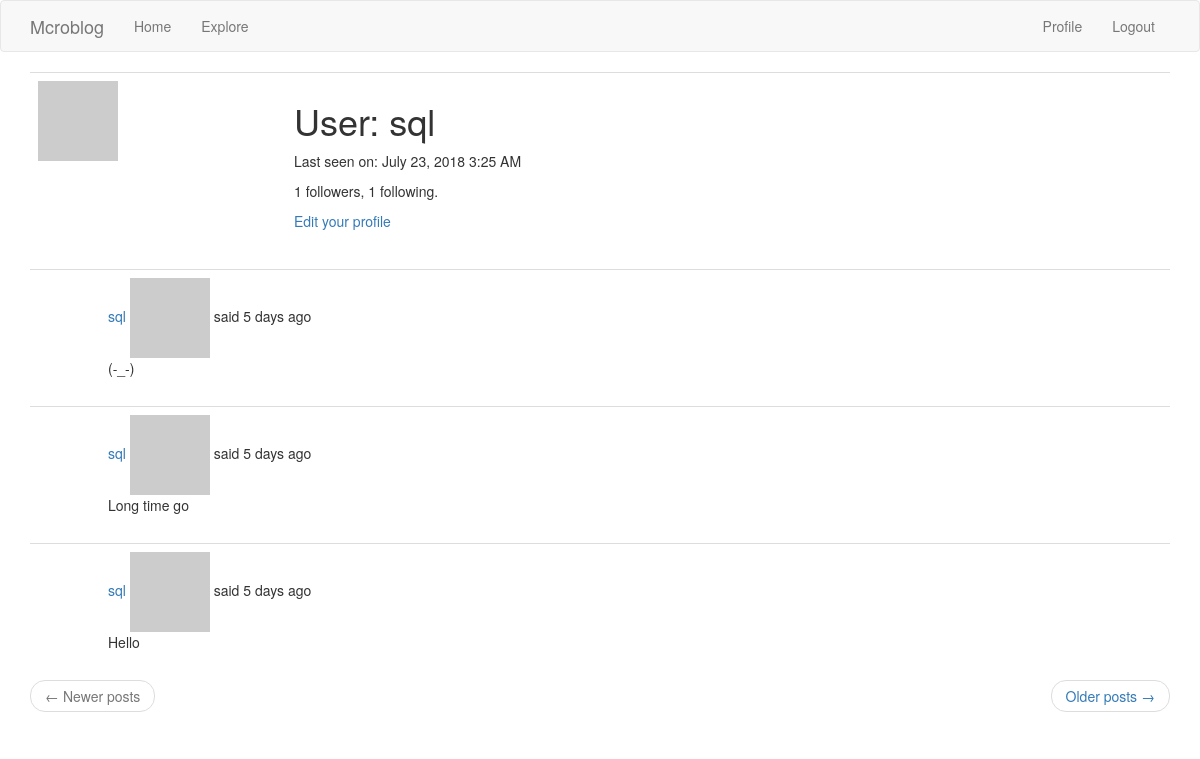
Page /user/sql (signed in) on the earlier database version.
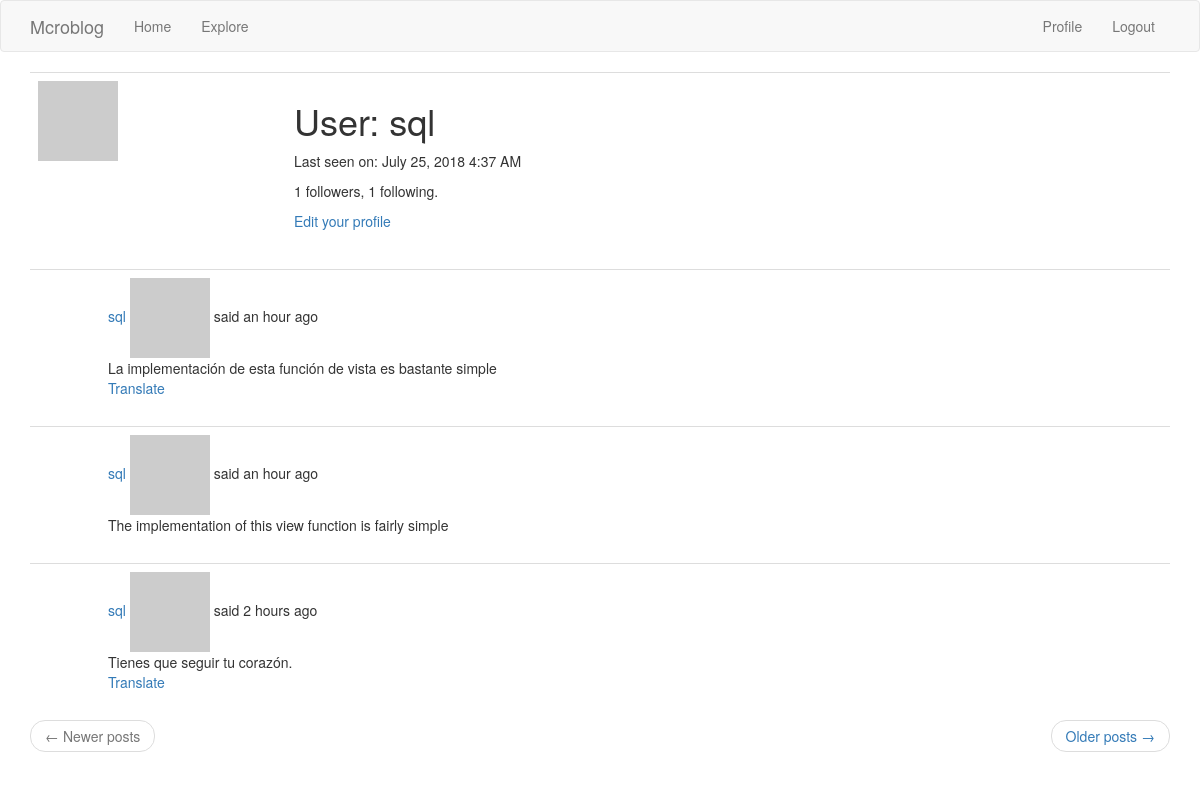
Same page on the later database version.
### app/models.py (models this page shows, shortened)
class User(UserMixin, db.Model):
    id = db.Column(db.Integer, primary_key=True)
    username = db.Column(db.String(64), index=True, unique=True)
    email = db.Column(db.String(120), index=True, unique=True)
    password_hash = db.Column(db.String(128))
    posts = db.relationship('Post', backref='author', lazy='dynamic')
    about_me = db.Column(db.String(140))
    last_seen = db.Column(db.DateTime, default=datetime.utcnow)
    followed = db.relationship(
        'User', secondary=followers,
        primaryjoin=(followers.c.follower_id == id),
        secondaryjoin=(followers.c.followed_id == id),
        backref=db.backref('followers', lazy='dynamic'),
        lazy='dynamic'
    )
    def avatar(self, size):
        digest = md5(self.email.lower().encode('utf-8')).hexdigest()
        return 'https://www.gravatar.com/avatar/{}?d=identicon&s={}'.format(digest, size)

class Post(db.Model):
    id = db.Column(db.Integer, primary_key=True)
    body = db.Column(db.String(140))
    timestamp = db.Column(db.DateTime, index=True, default=datetime.utcnow)
    user_id = db.Column(db.Integer, db.ForeignKey('user.id'))
    language = db.Column(db.String(5))

### app/routes.py (the view)
@app.route('/user/<username>')
@login_required
def user(username):
    user = User.query.filter_by(username=username).first_or_404()
    page = request.args.get('page', 1, type=int)
    posts = user.posts.order_by(Post.timestamp.desc()).paginate(
        page, app.config['POSTS_PER_PAGE'], False)
    next_url = url_for('user', username=user.username, page=posts.next_num) \
        if posts.has_next else None
    prev_url = url_for('user', username=user.username, page=posts.prev_num) \
        if posts.has_prev else None
    return render_template('user.html', user=user, posts=posts.items, next_url=next_url, prev_url=prev_url)

### app/models.py (called while the page is built)
@login.user_loader
def load_user(id):
    return User.query.get(int(id))

### app/routes.py (called while the page is built)
@app.before_request
def before_request():
    if current_user.is_authenticated:
        current_user.last_seen = datetime.utcnow()
        db.session.commit()
    g.locale = str(get_locale())

### app/templates/user.html (shortened to what this page needs)
{% extends "base.html" %}
{% block app_content %}
    <table class="table table-hover">
        <tr>
            <td width="256px"><img src="{{ user.avatar(256) }}"></td>
            <td>
                <h1>User: {{ user.username }}</h1>
                {% if user.last_seen %}<p>Last seen on: {{ moment(user.last_seen).format('LLL') }}</p>{% endif %}
                <p>{{ user.followers.count() }} followers, {{ user.followed.count() }} following.</p>
                {% if user == current_user %}
                    <p><a href="{{ url_for('edit_profile') }}">Edit your profile</a></p>
                {% elif not current_user.is_following(user) %}
                    <p><a href="{{ url_for('follow', username=user.username) }}">Follow</a></p>
                {% else %}
                    <p><a href="{{ url_for('unfollow', username=user.username) }}">Unfollow</a></p>
                {% endif %}
            </td>
        </tr>
    </table>
    {% for post in posts %}
        {% include '_post.html' %}
    {% endfor %}
    <nav aria-label="...">
        <ul class="pager">
            <li class="previous{% if not prev_url %} disabled{% endif %}">
                <a href="{{ prev_url or '#' }}">
                    <span aria-hidden="true">&larr;</span> Newer posts
                </a>
            </li>
            <li class="next{% if not next_url %} disabled{% endif %}">
                <a href="{{ next_url or '#' }}">
                    Older posts <span aria-hidden="true">&rarr;</span>
                </a>
            </li>
        </ul>
    </nav>
{% endblock %}

### app/templates/_post.html (shortened to what this page needs)
<table class="table table-hover">
    <tr>
        <td width="70px">
        </td>
        <td>
            <a href="{{ url_for('user', username=post.author.username) }}">
                {{ post.author.username }}
            </a>
            {{ _('%(username)s said %(when)s', username=user_link, when=moment(post.timestamp).fromNow()) }}
        <br>
            <span id="post{{ post.id }}">{{ post.body }}</span>
            {% if post.language and post.language != g.locale %}
                <br>
                <span id="translation{{ post.id }}">
                    <a href="javascript:translate(
                                                  '#post{{ post.id }}',
                                                  '#translation{{ post.id }}',
                                                  '{{ post.language }}',
                                                  '{{ g.locale }}');">{{ _('Translate') }}</a>
                </span>
            {% endif %}
        </td>
    </tr>
</table>

Differences in the rows shown:
no longer on this page (row unchanged): Post: author.username "sql", body "(-_-)"
no longer on this page (row unchanged): Post: author.username "sql", body "Long time go"
no longer on this page (row unchanged): Post: author.username "sql", body "Hello"
changed User "sql": last_seen "July 23, 2018 3:25 AM" → "July 25, 2018 4:37 AM"
added Post: author.username "sql", body "La implementación de esta función de vista es bastante simple"
added Post: author.username "sql", body "The implementation of this view function is fairly simple"
added Post: author.username "sql", body "Tienes que seguir tu corazón."
